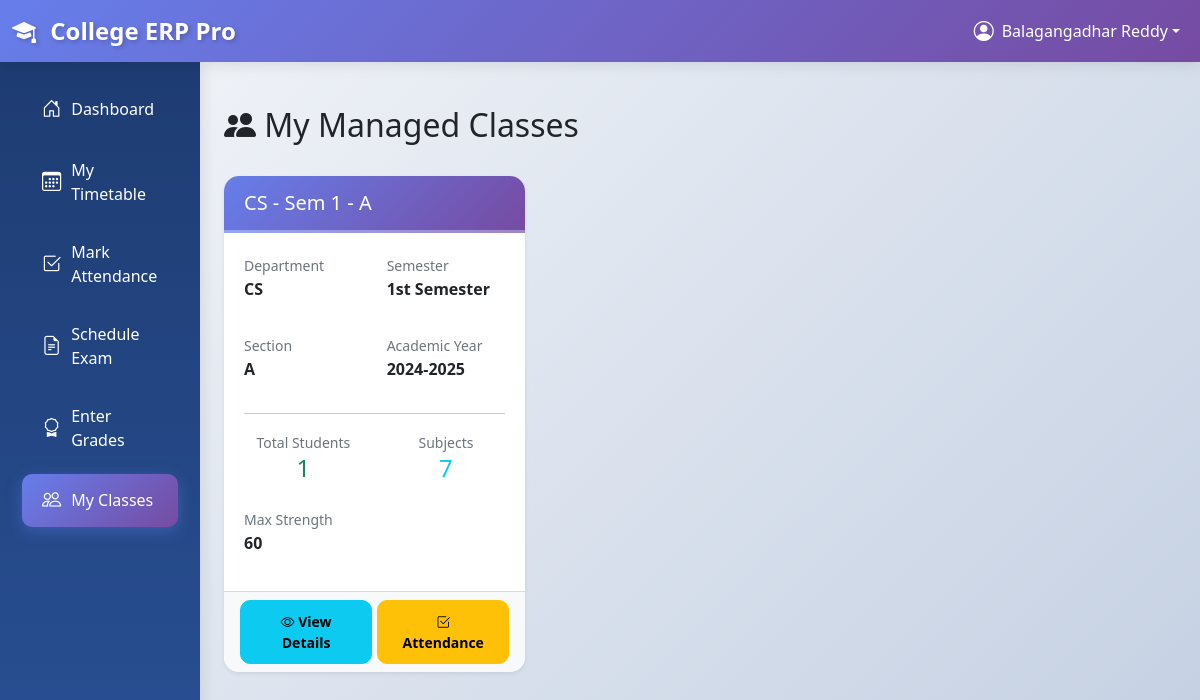
Page /teachers/classes/ (signed in) on the committed database.
### accounts/models.py (models this page shows, shortened)
class User(AbstractUser):
    USER_TYPE_CHOICES = (
        ('student', 'Student'),
        ('teacher', 'Teacher'),
        ('admin', 'Administrator'),
    )
    user_type = models.CharField(max_length=10, choices=USER_TYPE_CHOICES)
    phone_regex = RegexValidator(
        regex=r'^\+?1?\d{9,15}$',
        message="Phone number must be entered in the format: '+999999999'. Up to 15 digits allowed."
    )
    phone_number = models.CharField(validators=[phone_regex], max_length=17, blank=True)
    address = models.TextField(blank=True)
    date_of_birth = models.DateField(null=True, blank=True)
    profile_picture = models.ImageField(upload_to='profile_pics/', null=True, blank=True)
    created_at = models.DateTimeField(auto_now_add=True)
    updated_at = models.DateTimeField(auto_now=True)
    @property
    def is_student(self):
        return self.user_type == 'student'
    @property
    def is_teacher(self):
        return self.user_type == 'teacher'
    @property
    def is_admin(self):
        return self.user_type == 'admin'

### academics/models.py (models this page shows, shortened)
class Class(models.Model):
    name = models.CharField(max_length=50)
    department = models.ForeignKey(Department, on_delete=models.CASCADE)
    semester = models.IntegerField(choices=Course.SEMESTER_CHOICES)
    section = models.CharField(max_length=10, default='A')
    academic_year = models.CharField(max_length=9)  # e.g., "2023-2024"
    class_teacher = models.ForeignKey(
        settings.AUTH_USER_MODEL,
        on_delete=models.SET_NULL,
        null=True,
        blank=True,
        related_name='managed_classes'
    )
    max_strength = models.IntegerField(default=60)
    class Meta:
        unique_together = ['department', 'semester', 'section', 'academic_year']
        verbose_name_plural = 'Classes'
    def __str__(self):
        return f"{self.department.code} - Sem {self.semester} - {self.section}"

class Department(models.Model):
    name = models.CharField(max_length=100)
    code = models.CharField(max_length=10, unique=True)
    head = models.ForeignKey(
        settings.AUTH_USER_MODEL,
        on_delete=models.SET_NULL,
        null=True,
        blank=True,
        related_name='headed_departments'
    )
    description = models.TextField(blank=True)
    created_at = models.DateTimeField(auto_now_add=True)

### teachers/views.py (the view)
# urls.py: path('classes/', views.my_classes, name='my_classes'),
@login_required
def my_classes(request):
    if not request.user.is_teacher:
        messages.error(request, "Access denied.")
        return redirect('accounts:login')
    from students.models import Student
    managed_classes = Class.objects.filter(
        class_teacher=request.user
    ).select_related('department')
    classes_data = []
    for cls in managed_classes:
        students = Student.objects.filter(student_class=cls).select_related('user').count()
        subjects = Subject.objects.filter(class_assigned=cls).count()
        classes_data.append({
            'class': cls,
            'students_count': students,
            'subjects_count': subjects,
        })
    context = {
        'classes_data': classes_data,
    }
    return render(request, 'teachers/my_classes.html', context)

### college_erp/context_processors.py (called while the page is built)
def global_context(request):
    context = {
        'all_departments': Department.objects.all().order_by('name'),
    }
    return context

### templates/teachers/my_classes.html (shortened to what this page needs)
{% extends 'base.html' %}
{% block content %}
<div class="py-4">
    <div class="d-flex justify-content-between align-items-center mb-4">
        <h1 class="h2"><i class="bi bi-people-fill"></i> My Managed Classes</h1>
    </div>
    {% if classes_data %}
        <div class="row">
            {% for item in classes_data %}
                <div class="col-md-6 col-lg-4 mb-4">
                    <div class="card shadow-sm h-100 border-primary">
                        <div class="card-header bg-primary text-white">
                            <h5 class="mb-0">{{ item.class }}</h5>
                        </div>
                        <div class="card-body">
                            <div class="row mb-3">
                                <div class="col-md-6">
                                    <small class="text-muted">Department</small>
                                    <p class="fw-bold">{{ item.class.department.code }}</p>
                                </div>
                                <div class="col-md-6">
                                    <small class="text-muted">Semester</small>
                                    <p class="fw-bold">{{ item.class.get_semester_display }}</p>
                                </div>
                            </div>
                            <div class="row mb-3">
                                <div class="col-md-6">
                                    <small class="text-muted">Section</small>
                                    <p class="fw-bold">{{ item.class.section }}</p>
                                </div>
                                <div class="col-md-6">
                                    <small class="text-muted">Academic Year</small>
                                    <p class="fw-bold">{{ item.class.academic_year }}</p>
                                </div>
                            </div>
                            <hr>
                            <div class="row text-center">
                                <div class="col-md-6">
                                    <small class="text-muted">Total Students</small>
                                    <h4 class="text-success">{{ item.students_count }}</h4>
                                </div>
                                <div class="col-md-6">
                                    <small class="text-muted">Subjects</small>
                                    <h4 class="text-info">{{ item.subjects_count }}</h4>
                                </div>
                            </div>
                            <div class="row mt-3">
                                <div class="col-md-6">
                                    <small class="text-muted">Max Strength</small>
                                    <p class="fw-bold">{{ item.class.max_strength }}</p>
                                </div>
                            </div>
                        </div>
                        <div class="card-footer bg-light">
                            <a href="#" class="btn btn-sm btn-info" data-bs-toggle="modal" data-bs-target="#classDetailsModal{{ item.class.id }}">
                                <i class="bi bi-eye"></i> View Details
                            </a>
                            <a href="{% url 'teachers:attendance' %}?class={{ item.class.id }}" class="btn btn-sm btn-warning">
                                <i class="bi bi-check2-square"></i> Attendance
                            </a>
                        </div>
                    </div>
                </div>
            {% endfor %}
        </div>
    {% else %}
        <div class="alert alert-info" role="alert">
            <i class="bi bi-info-circle"></i>
            You are not currently managing any classes. Please contact the administration if you believe this is an error.
        </div>
    {% endif %}
</div>
{% endblock %}

### templates/base.html (shortened to what this page needs)
<!DOCTYPE html>
<html lang="en">
<head>
    <link href="https://cdn.jsdelivr.net/npm/bootstrap@5.1.3/dist/css/bootstrap.min.css" rel="stylesheet">
    <link rel="stylesheet" href="https://cdn.jsdelivr.net/npm/bootstrap-icons@1.7.2/font/bootstrap-icons.css">
    {% load static %}
    <link rel="stylesheet" href="{% static 'css/custom-animations.css' %}">
</head>
<body>
    <nav class="navbar navbar-expand-lg navbar-dark bg-primary sticky-top">
        <div class="container-fluid">
            <a class="navbar-brand" href="{% url 'accounts:dashboard' %}">
                <i class="bi bi-mortarboard-fill"></i> College ERP Pro
            </a>
            {% if user.is_authenticated %}
                <div class="navbar-nav ms-auto">
                    <div class="nav-item dropdown">
                        <a class="nav-link dropdown-toggle text-white d-flex align-items-center"
                           href="#"
                           id="navbarDropdown"
                           role="button"
                           data-bs-toggle="dropdown"
                           aria-expanded="false">
                            <i class="bi bi-person-circle fs-5 me-2"></i>
                            <span class="d-none d-md-inline">{{ user.get_full_name|default:user.username }}</span>
                        </a>
                    </div>
                </div>
            {% endif %}
        </div>
    </nav>
    <div class="container-fluid">
        <div class="row">
            {% if user.is_authenticated %}
                <nav id="sidebarMenu" class="col-md-3 col-lg-2 d-md-block sidebar collapse">
                    <div class="position-sticky pt-3">
                        <ul class="nav flex-column">
                            <li class="nav-item">
                                <a class="nav-link" href="{% url 'accounts:dashboard' %}">
                                    <i class="bi bi-house-door"></i> Dashboard
                                </a>
                            </li>
                            {% if user.is_student %}
                                <li class="nav-item">
                                    <a class="nav-link" href="{% url 'students:timetable' %}">
                                        <i class="bi bi-calendar3"></i> Timetable
                                    </a>
                                </li>
                                <li class="nav-item">
                                    <a class="nav-link" href="{% url 'students:attendance' %}">
                                        <i class="bi bi-check2-square"></i> Attendance
                                    </a>
                                </li>
                                <li class="nav-item">
                                    <a class="nav-link" href="{% url 'students:exams' %}">
                                        <i class="bi bi-file-earmark-text"></i> Exams
                                    </a>
                                </li>
                                <li class="nav-item">
                                    <a class="nav-link" href="{% url 'students:results' %}">
                                        <i class="bi bi-trophy"></i> Results
                                    </a>
                                </li>
                                <li class="nav-item">
                                    <a class="nav-link" href="{% url 'students:fees' %}">
                                        <i class="bi bi-credit-card"></i> Fees
                                    </a>
                                </li>
                                <li class="nav-item">
                                    <a class="nav-link" href="{% url 'students:notifications' %}">
                                        <i class="bi bi-bell"></i> Notifications
                                    </a>
                                </li>
                            {% elif user.is_teacher %}
                                <li class="nav-item">
                                    <a class="nav-link" href="{% url 'teachers:timetable' %}">
                                        <i class="bi bi-calendar3"></i> My Timetable
                                    </a>
                                </li>
                                <li class="nav-item">
                                    <a class="nav-link" href="{% url 'teachers:attendance' %}">
                                        <i class="bi bi-check2-square"></i> Mark Attendance
                                    </a>
                                </li>
                                <li class="nav-item">
                                    <a class="nav-link" href="{% url 'teachers:exam_select' %}">
                                        <i class="bi bi-file-earmark-text"></i> Schedule Exam
                                    </a>
                                </li>
                                <li class="nav-item">
                                    <a class="nav-link" href="{% url 'teachers:enter_grades' %}">
                                        <i class="bi bi-award"></i> Enter Grades
                                    </a>
                                </li>
                                <li class="nav-item">
                                    <a class="nav-link" href="{% url 'teachers:my_classes' %}">
                                        <i class="bi bi-people"></i> My Classes
                                    </a>
                                </li>
                            {% endif %}
                        </ul>
                    </div>
                </nav>
            {% endif %}
            <main class="col-md-9 ms-sm-auto col-lg-10 px-md-4 main-content">
                {% block content %}
                {% endblock %}
            </main>
        </div>
    </div>
</body>
</html>

### static/css/custom-animations.css (style rules this page uses)
.btn-ripple { position: relative; overflow: hidden; }
.btn-ripple::after { content: ''; position: absolute; top: 50%; left: 50%; width: 0; height: 0; border-radius: 50%; background: rgba(255, 255, 255, 0.5); transform: translate(-50%, -50%); transition: width 0.6s, height 0.6s; }

### templates/base.html (style rules this page uses)
:root { --primary-gradient: linear-gradient(135deg, #667eea 0%, #764ba2 100%); --sidebar-bg: linear-gradient(180deg, #1e3c72 0%, #2a5298 100%); --card-shadow: 0 4px 15px rgba(0, 0, 0, 0.1); --hover-shadow: 0 8px 25px rgba(0, 0, 0, 0.15); }
body { background: linear-gradient(135deg, #f5f7fa 0%, #c3cfe2 100%); min-height: 100vh; font-family: 'Segoe UI', Tahoma, Geneva, Verdana, sans-serif; }
.navbar { background: var(--primary-gradient) !important; box-shadow: 0 2px 15px rgba(0, 0, 0, 0.1); animation: slideDown 0.5s ease-out; }
.navbar-brand { font-weight: 700; font-size: 1.5rem; transition: all 0.3s ease; text-shadow: 2px 2px 4px rgba(0, 0, 0, 0.2); }
.navbar-brand i { margin-right: 8px; animation: pulse 2s ease-in-out infinite; }
.sidebar { min-height: 100vh; background: var(--sidebar-bg); box-shadow: 2px 0 15px rgba(0, 0, 0, 0.1); position: fixed; animation: slideInLeft 0.5s ease-out; }
.sidebar .nav-link { color: #ffffff; padding: 12px 20px; margin: 5px 10px; border-radius: 10px; transition: all 0.3s ease; display: flex; align-items: center; }
.sidebar .nav-link i { margin-right: 10px; font-size: 1.2rem; transition: transform 0.3s ease; }
.sidebar .nav-link.active { background: linear-gradient(135deg, #667eea 0%, #764ba2 100%); box-shadow: 0 4px 15px rgba(102, 126, 234, 0.4); }
.main-content { margin-left: 0; padding: 20px; animation: fadeIn 0.8s ease; }
@media (min-width: 768px) { .main-content { margin-left: 250px; } }
.card { border: none; border-radius: 15px; box-shadow: var(--card-shadow); transition: all 0.3s ease; overflow: hidden; animation: fadeIn 0.6s ease; }
.card-header { font-weight: 600; background: var(--primary-gradient); color: white; border: none; padding: 15px 20px; }
.card-body { padding: 20px; }
.btn { border-radius: 10px; padding: 10px 20px; font-weight: 600; transition: all 0.3s ease; }

### templates/teachers/my_classes.html (style rules this page uses)
.card { transition: transform 0.2s, box-shadow 0.2s; }
.card-header { border-bottom: 3px solid rgba(255,255,255,0.3); }
.card-footer { display: flex; gap: 5px; flex-wrap: wrap; }
.card-footer .btn { flex: 1; min-width: 100px; }

### rows in the picture
User: get_full_name "Balagangadhar Reddy"
Class: class "CS - Sem 1 - A", class.department.code "CS", class.semester "1st Semester", class.section "A", class.academic_year "2024-2025", students_count "1", subjects_count "7", class.max_strength "60"
